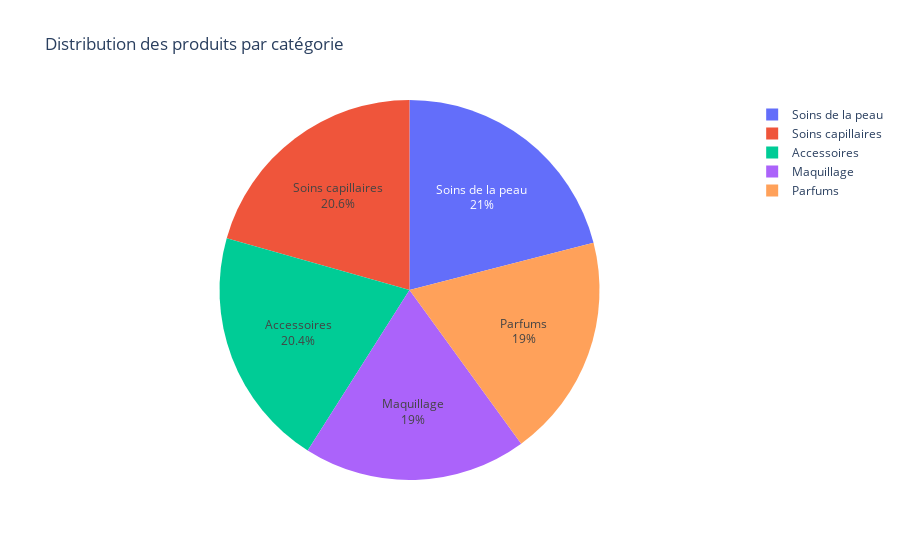

Notebook code for this chart:
### Code cell
#Distribution des produits par catégorie
product_distribution = df_produits['categorie'].value_counts().reset_index()
product_distribution.columns = ['categorie', 'nombre_produits']

fig = px.pie(product_distribution, 
             names='categorie', 
             values='nombre_produits', 
             title="Distribution des produits par catégorie",
             template="plotly_white")

fig.update_traces(textinfo='percent+label')
fig.show()

### Figure 1 — Plotly figure (JSON) as saved in the notebook; plotly's stock layout.template omitted (floating-point values rounded to 4 significant figures)
{"data": [{"domain": {"x": [0, 1], "y": [0, 1]}, "hovertemplate": "categorie=%{label}<br>nombre_produits=%{value}<extra></extra>", "labels": ["Soins de la peau", "Soins capillaires", "Accessoires", "Maquillage", "Parfums"], "legendgroup": "", "name": "", "showlegend": true, "textinfo": "percent+label", "type": "pie", "values": [210, 206, 204, 190, 190]}], "layout": {"legend": {"tracegroupgap": 0}, "title": {"text": "Distribution des produits par catégorie"}}}
